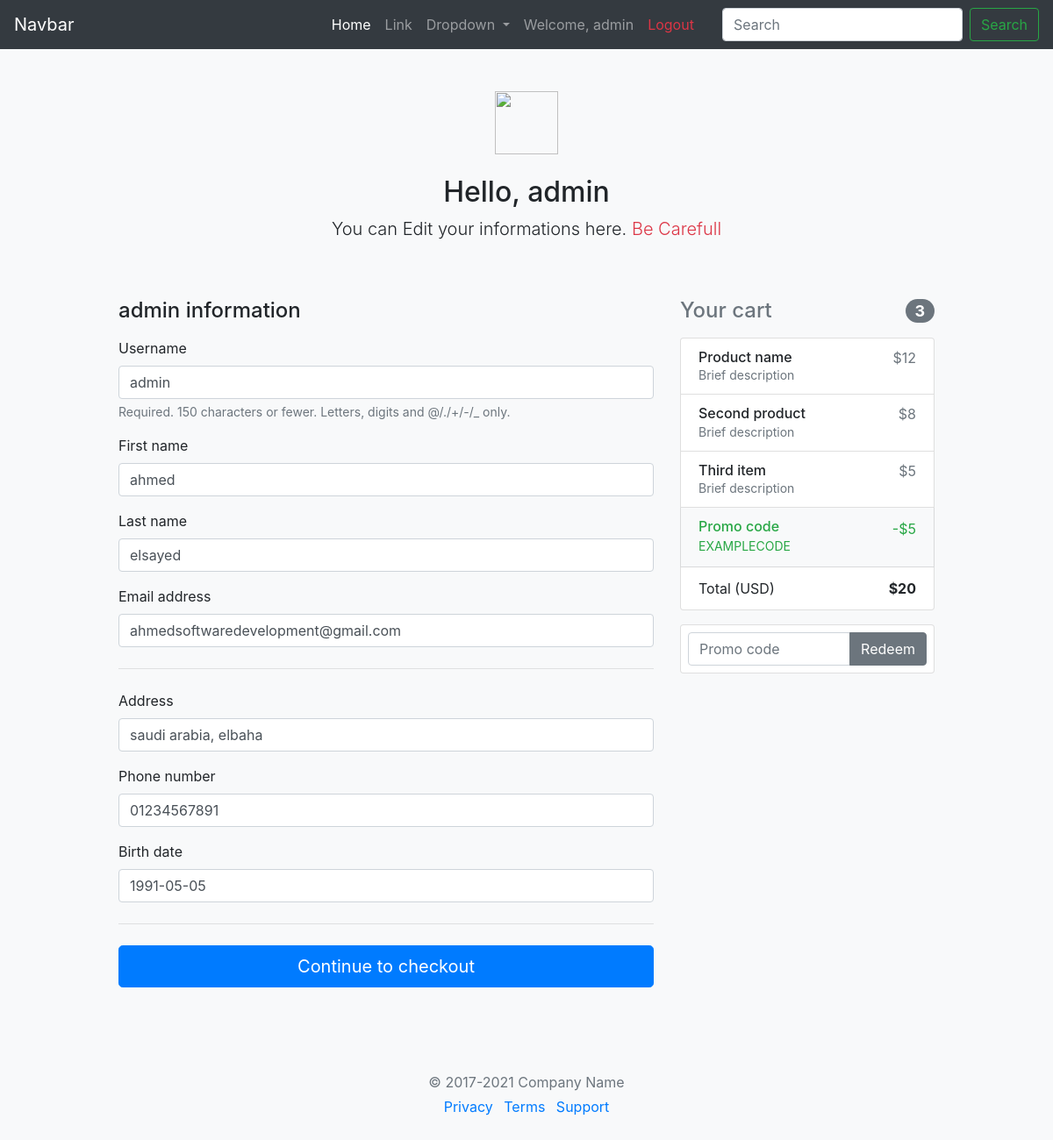
/users/users_profile/1 (signed in), run on an earlier commit of the app's database.
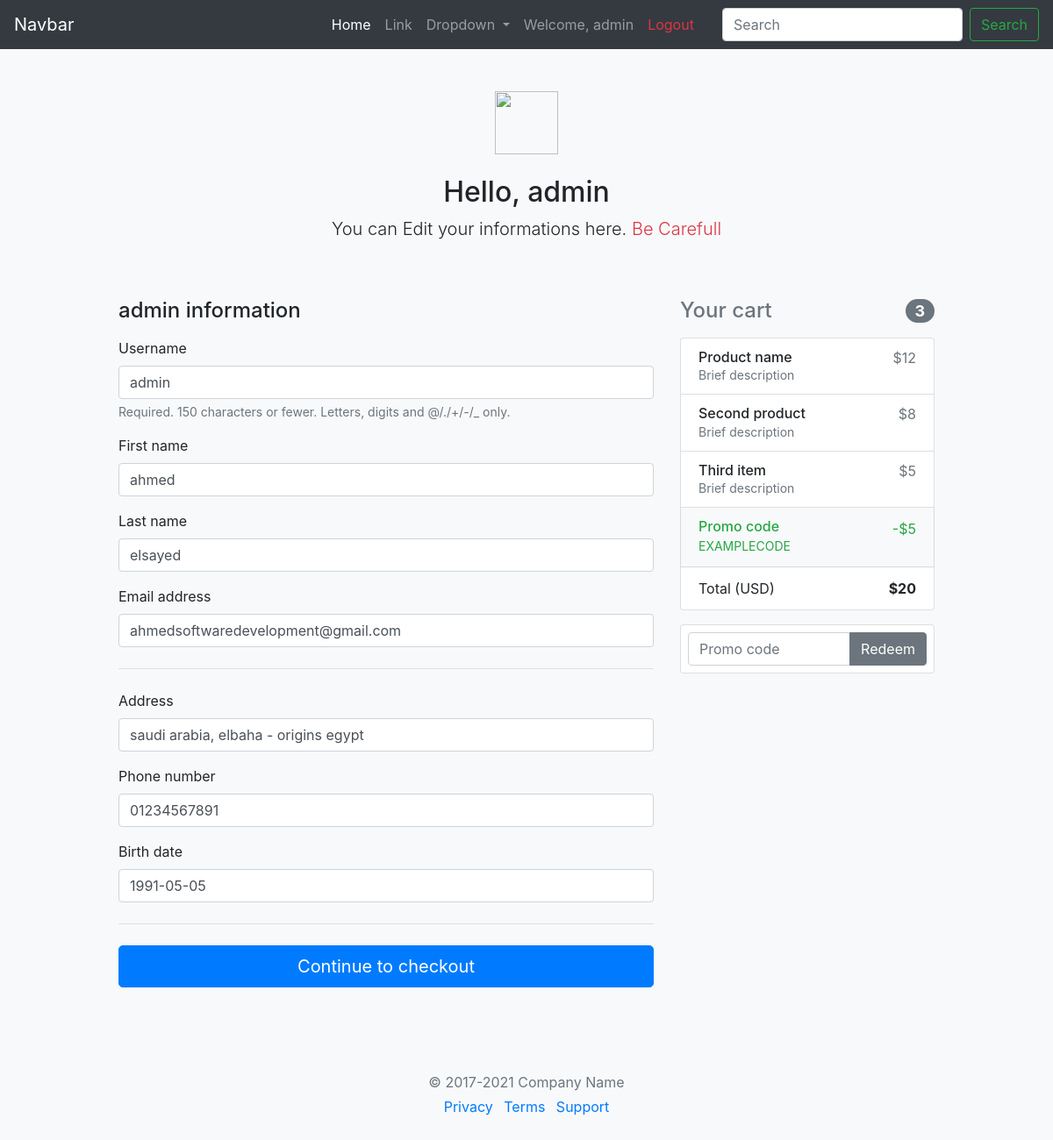
And on a later commit of the database.
### users_management/models.py (models this page shows, shortened)
class UserProfileModel(models.Model):
    user = models.OneToOneField('auth.User', on_delete=models.CASCADE)
    address = models.CharField(max_length=255, blank=True)
    phone_number = models.CharField(max_length=255, blank=True)
    birth_date = models.DateField(null=True, blank=True)

### users_management/views.py (the view)
@login_required
def users_profile(request, user_id):
    logged_in_user = get_object_or_404(User, id=user_id)
    if request.user.id == user_id == logged_in_user.id:
        if request.method == 'POST':
            user_form = UserModelForm(request.POST, instance=request.user)
            profile_form = UserProfileForm(
                request.POST, instance=request.user.userprofilemodel)
            if user_form.is_valid() and profile_form.is_valid():
                user_form.save()
                profile_form.save()
                return redirect('users_profile', user_id=user_id)
        else:
            user_form = UserModelForm(instance=request.user)
            profile_form = UserProfileForm(instance=request.user.userprofilemodel)
        context = {
            'user_form': user_form,
            'profile_form': profile_form
        }
        return render(request, 'users_management/user_profile.html', context)

### users_management/forms.py
class UserModelForm(forms.ModelForm):
    class Meta:
        model = User
        fields = ['username', 'first_name', 'last_name', 'email']

class UserProfileForm(forms.ModelForm):
    class Meta:
        model = UserProfileModel
        fields = ['address', 'phone_number', 'birth_date']

### users_management/templates/users_management/user_profile.html (shortened to what this page needs)
{% load static %}
{% load bootstrap4 %}
<!doctype html>
<html lang="en">
<head>
  <link rel="stylesheet" href="https://cdn.jsdelivr.net/npm/bootstrap@4.6.1/dist/css/bootstrap.min.css"
 />
  <link href="{% static 'form-validation.css' %}" rel="stylesheet">
</head>
<body class="bg-light">
  <header>
    <nav class="navbar navbar-expand-lg navbar-dark bg-dark">
      <a class="navbar-brand" href="{% url 'index' %}">Navbar</a>
      <div class="collapse navbar-collapse" id="navbarSupportedContent">
        <ul class="navbar-nav ml-auto">
          <li class="nav-item active">
            <a class="nav-link" href="{% url 'index' %}">Home <span class="sr-only">(current)</span></a>
          </li>
          <li class="nav-item">
            <a class="nav-link" href="#">Link</a>
          </li>
          <li class="nav-item dropdown">
            <a class="nav-link dropdown-toggle" href="#" id="navbarDropdown" role="button" data-toggle="dropdown"
              aria-expanded="false">
              Dropdown
            </a>
          </li>
          {% if user.is_authenticated %}
          <li class="nav-item">
            <a class="nav-link" href="{% url 'users_profile' user_id=user.id %}">Welcome, {{ user.username }}</a>
          </li>
          <li class="nav-item mr-4">
            <a class="nav-link text-danger" href="{% url 'logout' %}">Logout</a>
          </li>
          {% else %}
          <li class="nav-item mr-4">
            <a class="nav-link text-success" href="{% url 'login' %}">Login</a>
          </li>
          {% endif %}
        </ul>
        <form class="form-inline my-2 my-lg-0">
          <input class="form-control mr-sm-2" type="search" placeholder="Search" aria-label="Search">
          <button class="btn btn-outline-success my-2 my-sm-0" type="submit">Search</button>
        </form>
      </div>
    </nav>
  </header>
  {% if user.is_authenticated %}
  <div class="container">
    <div class="py-5 text-center">
      <img class="d-block mx-auto mb-4" src="https://getbootstrap.com/docs/4.6/assets/brand/bootstrap-solid.svg" alt=""
        width="72" height="72">
      <h2>Hello, {{ user.username }}</h2>
      <p class="lead">You can Edit your informations here. <span class="text-danger">Be Carefull</span></p>
    </div>
    <div class="row">
      <div class="col-md-4 order-md-2 mb-4">
        <h4 class="d-flex justify-content-between align-items-center mb-3">
          <span class="text-muted">Your cart</span>
          <span class="badge badge-secondary badge-pill">3</span>
        </h4>
        <ul class="list-group mb-3">
          <li class="list-group-item d-flex justify-content-between lh-condensed">
            <div>
              <h6 class="my-0">Product name</h6>
              <small class="text-muted">Brief description</small>
            </div>
            <span class="text-muted">$12</span>
          </li>
          <li class="list-group-item d-flex justify-content-between lh-condensed">
            <div>
              <h6 class="my-0">Second product</h6>
              <small class="text-muted">Brief description</small>
            </div>
            <span class="text-muted">$8</span>
          </li>
          <li class="list-group-item d-flex justify-content-between lh-condensed">
            <div>
              <h6 class="my-0">Third item</h6>
              <small class="text-muted">Brief description</small>
            </div>
            <span class="text-muted">$5</span>
          </li>
          <li class="list-group-item d-flex justify-content-between bg-light">
            <div class="text-success">
              <h6 class="my-0">Promo code</h6>
              <small>EXAMPLECODE</small>
            </div>
            <span class="text-success">-$5</span>
          </li>
          <li class="list-group-item d-flex justify-content-between">
            <span>Total (USD)</span>
            <strong>$20</strong>
          </li>
        </ul>
        <form class="card p-2">
          <div class="input-group">
            <input type="text" class="form-control" placeholder="Promo code">
            <div class="input-group-append">
              <button type="submit" class="btn btn-secondary">Redeem</button>
            </div>
          </div>
        </form>
      </div>
      <div class="col-md-8 order-md-1">
        <h4 class="mb-3">{{ user.username }} information</h4>
        <form class="needs-validation" novalidate method="POST" enctype="multipart/form-data">
          {% bootstrap_form user_form %}
          <hr class="my-4">
          {% bootstrap_form profile_form %}
          <hr class="my-4">
          <button class="btn btn-primary btn-lg btn-block" type="submit">Continue to checkout</button>
        </form>
      </div>
    </div>
    <footer class="my-5 pt-5 text-muted text-center text-small">
      <p class="mb-1">&copy; 2017-2021 Company Name</p>
      <ul class="list-inline">
        <li class="list-inline-item"><a href="#">Privacy</a></li>
        <li class="list-inline-item"><a href="#">Terms</a></li>
        <li class="list-inline-item"><a href="#">Support</a></li>
      </ul>
    </footer>
  </div>
  {% endif %}
</body>
</html>

### static/form-validation.css (style rules this page uses)
.container { max-width: 960px; }
.lh-condensed { line-height: 1.25; }

What changed in the data, as far as the page shows it:
changed UserProfileModel: address "saudi arabia, elbaha" → "saudi arabia, elbaha - origins egypt"
